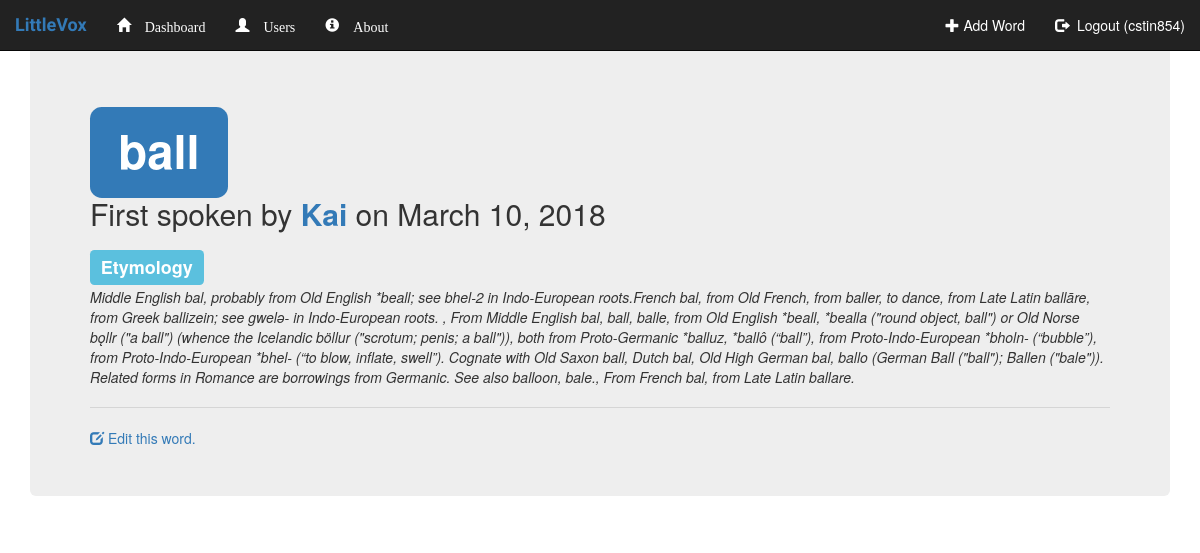
Page /outline/word/17/ (signed in) on the earlier database version.
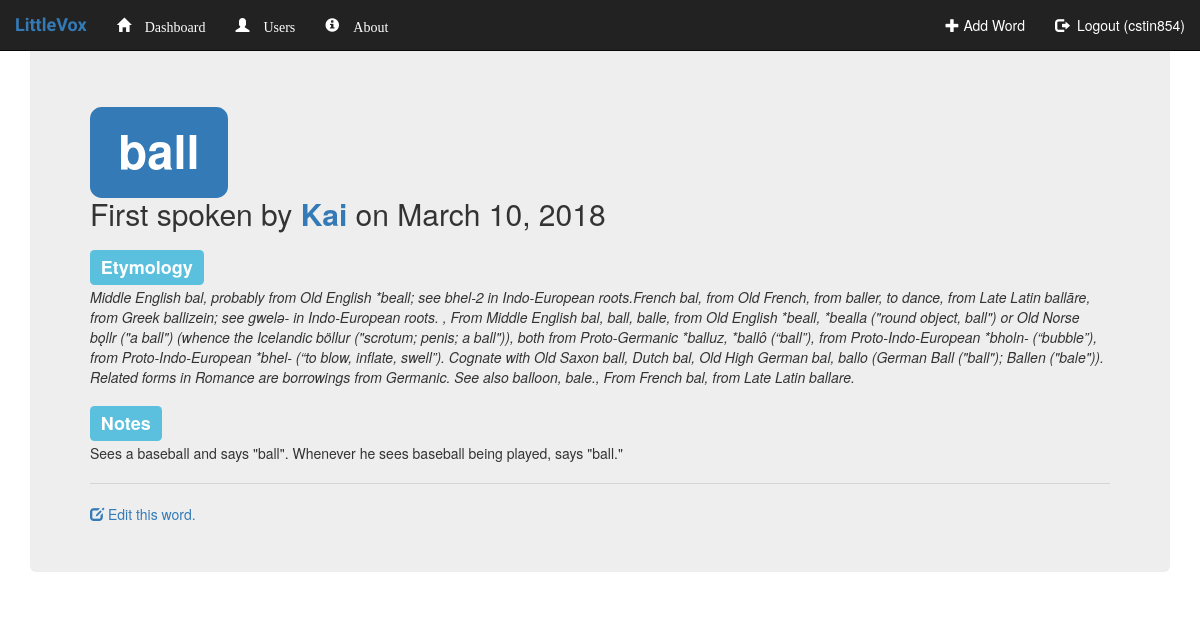
Same page on the later database version.
### outline/models.py (models this page shows, shortened)
class Word(models.Model):
    child = models.ForeignKey(Child, on_delete=models.CASCADE)
    word = models.CharField(max_length=50)
    date = models.DateField(default=datetime.date.today)
    etymology = models.TextField(default='', blank=True, null=True)
    note = models.CharField(max_length=500, blank=True, default="")
    def has_notes(self):
        if self.note == "":
            return False
        else:
            return True

class Child(models.Model):
    parent_guardian = models.ForeignKey(User, on_delete=models.CASCADE)
    name = models.CharField(max_length=50)
    date_of_birth = models.DateField(default=datetime.date.today)
    is_default = models.BooleanField()

### outline/views.py (the view)
# urls.py: url(r'^word/(?P<wordid>[A-Za-z0-9]+)/', views.child_word, name='child_word'),
@login_required
def child_word(request, wordid):
    context = dict()
    if 'error_message' in request.session:
        context['error_message'] = request.session['error_message']
        del request.session['error_message']
        request.session.modified = True
    if 'error_title' in request.session:
        context['error_title'] = request.session['error_title']
        del request.session['error_title']
        request.session.modified = True
    try:
        word = Word.objects.get(id=wordid)
    except:
        request.session['error_title'] = "Error"
        request.session['error_message'] = "Word not found."
        return redirect('outline:user_splashpage', user = request.user.username)
    context['word'] = word
    return render(request, 'outline/word_display.html', context)

### outline/templates/outline/word_display.html (shortened to what this page needs)
{% extends 'outline/base.html' %}
{% block body %}
<div class="container">
    <div class="jumbotron">
        <h1><span class="label label-primary">{{word.word}}</span></h3>
        <h2>First spoken by <strong><a href="/outline/child/{{word.child.id}}/">{{word.child.name}}</a></strong> on {{word.date}}</h2>
        <h3><span class="label label-info">Etymology</span></h3><i>{{word.etymology}}</i>
        {% if word.has_notes %}
            <h3><span class="label label-info">Notes</span></h3>
            {{word.note}}
        {% endif %}
        <hr><a href="/outline/word/edit/{{word.id}}/">
        <span class="glyphicon glyphicon-edit" aria-hidden="true"></span>
        Edit this word.</a>
    </div>
</div>
{% endblock %}

Differences in the rows shown:
changed Word "ball": note (not shown) → "Sees a baseball and says \"ball\". Whenever he sees baseball being played, says \"ball.\""
Other differences:
text now shown: "Notes"
